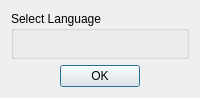
<?xml version="1.0" encoding="UTF-8"?>
<ui version="4.0">
 <class>TranslationDialog</class>
 <widget class="QDialog" name="TranslationDialog">
  <property name="windowModality">
   <enum>Qt::ApplicationModal</enum>
  </property>
  <property name="geometry">
   <rect>
    <x>0</x>
    <y>0</y>
    <width>200</width>
    <height>98</height>
   </rect>
  </property>
  <property name="sizePolicy">
   <sizepolicy hsizetype="Expanding" vsizetype="Expanding">
    <horstretch>0</horstretch>
    <verstretch>0</verstretch>
   </sizepolicy>
  </property>
  <property name="contextMenuPolicy">
   <enum>Qt::NoContextMenu</enum>
  </property>
  <property name="windowTitle">
   <string notr="true">sACNView</string>
  </property>
  <property name="windowIcon">
   <iconset resource="../res/resources.qrc">
    <normaloff>:/logo.png</normaloff>:/logo.png</iconset>
  </property>
  <layout class="QVBoxLayout" name="verticalLayout_2" stretch="1,0">
   <item>
    <widget class="QGroupBox" name="gbSelectLang">
     <property name="sizePolicy">
      <sizepolicy hsizetype="Expanding" vsizetype="Expanding">
       <horstretch>0</horstretch>
       <verstretch>0</verstretch>
      </sizepolicy>
     </property>
     <property name="title">
      <string>Select Language</string>
     </property>
     <layout class="QVBoxLayout" name="vlSelectLang"/>
    </widget>
   </item>
   <item>
    <widget class="QDialogButtonBox" name="buttonBox">
     <property name="sizePolicy">
      <sizepolicy hsizetype="Expanding" vsizetype="Expanding">
       <horstretch>0</horstretch>
       <verstretch>0</verstretch>
      </sizepolicy>
     </property>
     <property name="standardButtons">
      <set>QDialogButtonBox::Ok</set>
     </property>
     <property name="centerButtons">
      <bool>true</bool>
     </property>
    </widget>
   </item>
  </layout>
 </widget>
 <resources>
  <include location="../res/resources.qrc"/>
 </resources>
 <connections/>
</ui>
